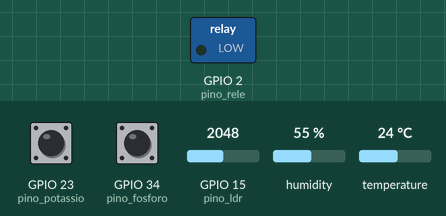
The sketch below on a simulated ESP32. On the bench: switched loads named in the sketch (green lamp = pin HIGH). The inputs (shaded band) are chosen by the test bench; at power-on: GPIO 15 (pino_ldr) = 2048, GPIO 23 (pino_potassio) LOW, GPIO 34 (pino_fosforo) LOW, humidity 55 %, temperature 24 °C. WiFi joins after 1.5 s; servers stay silent unless stated; the local clock reads 2024-03-15 10:24:30 at power-on unless the sketch sets it; what the sketch prints to the serial monitor is not drawn.

Above: at 0.1 s.
At 120.1 s:
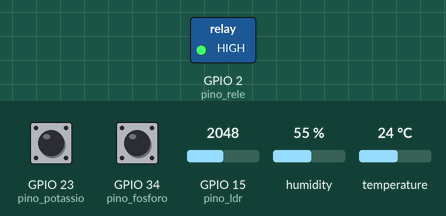
Timing chart, 0 to 121.6 s (numbered marks = the images above):
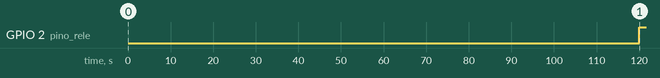

The sketch:

sketch.ino
```cpp
// importar bibliotecas
#include <WiFi.h>
#include "time.h"
#include <DHT.h>

// dados do wifi
const char* ssid = "Wokwi-GUEST";
const char* password = "";

// dados do ntp
const char* ntpServer = "pool.ntp.org";
const long gmtOffset_sec = -18000;
const int daylightOffset_sec = 0;

// dados dos pinos
const int pino_potassio = 23;
int potassio = LOW;
const int pino_fosforo = 34;
int fosforo = LOW;
const int pino_dht = 32;
float umidade;
const int pino_ldr = 15;
float ph;
const int pino_rele = 2;

// sensor DHT
DHT dht(pino_dht, DHT22);

// dados auxiliares
String leitura = "";
int irrigacao = LOW;

// intervalo de tempo para exibir leituras (2 minutos)
unsigned long previousMillis = 0;
const long interval = 120000;  // 2 minutos em milissegundos

// inicializar a placa
void setup() {
  Serial.begin(115200);

  // conectar wifi
  Serial.print("Connecting to WiFi...");
  WiFi.begin(ssid, password);
  while (WiFi.status() != WL_CONNECTED) {
    delay(500);
    Serial.print(".");
  }
  Serial.println(" Connected!");

  // inicializar ntp
  configTime(gmtOffset_sec, daylightOffset_sec, ntpServer);
  Serial.println("NTP Initialized!");

  // inicializar pinos
  pinMode(pino_potassio, INPUT);
  pinMode(pino_fosforo, INPUT);
  pinMode(pino_ldr, INPUT);
  pinMode(pino_rele, OUTPUT);

  // inicializar sensor dht
  dht.begin();

  // esperar inicialização completar
  delay(1000);

}

// loop principal
void loop() {
  // ler potássio
  ler_potassio();

  // ler fósforo
  ler_fosforo();

  // ler umidade
  ler_umidade();

  // ler ph
  ler_ph();

  // verificar se passaram 2 minutos para mostrar a nova leitura e checar irrigacao
  unsigned long currentMillis = millis();
  if (currentMillis - previousMillis >= interval) {
    previousMillis = currentMillis;  // atualizar o tempo da última execução
    mostrar_leitura();
    checar_irrigacao();
  }

  // esperar 0,05 segundos para não sobrecarregar o loop
  delay(50);
}

// retorna data e hora
String ler_data_hora() {
  struct tm timeinfo;
  if (!getLocalTime(&timeinfo)) {
    return "Failed to obtain time";
  }
  String formattedDateTime = String(timeinfo.tm_mday) + "-" +
                             String(timeinfo.tm_mon + 1) + "-" +
                             String(timeinfo.tm_year + 1900) + " " +
                             (timeinfo.tm_hour < 10 ? "0" : "") + String(timeinfo.tm_hour) + ":" +
                             (timeinfo.tm_min < 10 ? "0" : "") + String(timeinfo.tm_min) + ":" +
                             (timeinfo.tm_sec < 10 ? "0" : "") + String(timeinfo.tm_sec);

  return formattedDateTime;
}

// ler potássio
void ler_potassio() {
  int _potassio = digitalRead(pino_potassio);
  _potassio = _potassio == HIGH ? 100 : 0;
  if (_potassio != potassio) {
    potassio = _potassio;
  }
}

// ler fósforo
void ler_fosforo() {
  int _fosforo = digitalRead(pino_fosforo);
  _fosforo = _fosforo == HIGH ? 100 : 0;
  if (_fosforo != fosforo) {
    fosforo = _fosforo;
  }
}

// ler umidade
void ler_umidade() {
  float _umidade = dht.readHumidity();
  if (_umidade != umidade) {
    umidade = _umidade;
  }
}

// ler ph
void ler_ph() {
  int _analog = analogRead(pino_ldr); // Usando analogRead para ler valores entre 0 e 1023
  float _ph = map(_analog, 0, 1023, 0, 14); // Converte o valor para a escala de pH de 0 a 14
  if (_ph != ph) {
    ph = _ph;
  }
}

// mostrar leitura
void mostrar_leitura() {
  leitura = "{'data_hora': '" + String(ler_data_hora()) + "', 'potassio': '" +
    String(potassio) + "', 'fosforo': '" + String(fosforo) + "', 'umidade': '" +
    String(umidade) + "', 'ph': '" + String(ph) + "'}";
  Serial.println(leitura);
}

// checar se precisa ligar/desligar irrigação
void checar_irrigacao() {
  // se irrigação está ligada
  if (irrigacao == HIGH) {
    // desligar irrigação se umidade maior que 120
    if (umidade > 120) {
      digitalWrite(pino_rele, LOW);
      irrigacao = LOW;
    }
  } else { // irrigação está desligada
    // ligar irrigação se umidade menor que 100
    if (umidade < 100) {
      digitalWrite(pino_rele, HIGH);
      irrigacao = HIGH;
    }
  }
}
```

Measured:
- by itself, GPIO 2 (pino_rele): LOW → HIGH at 120 s
